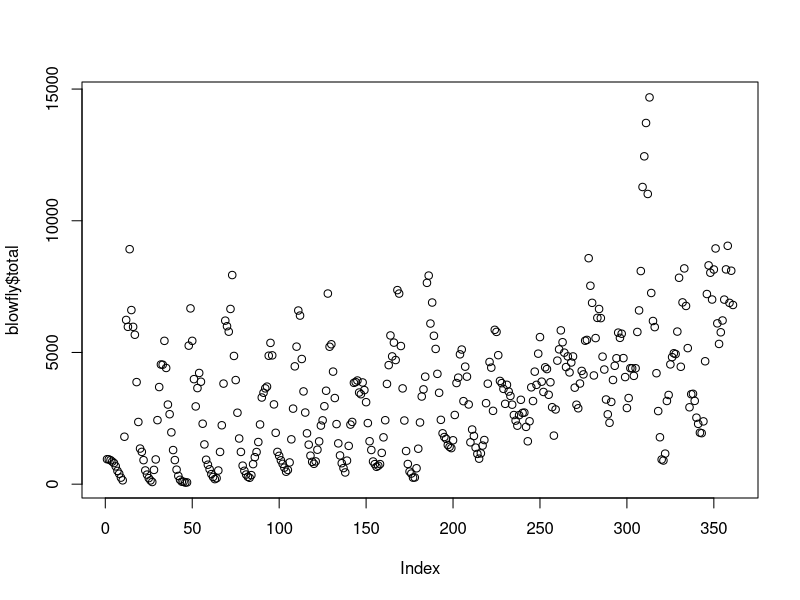
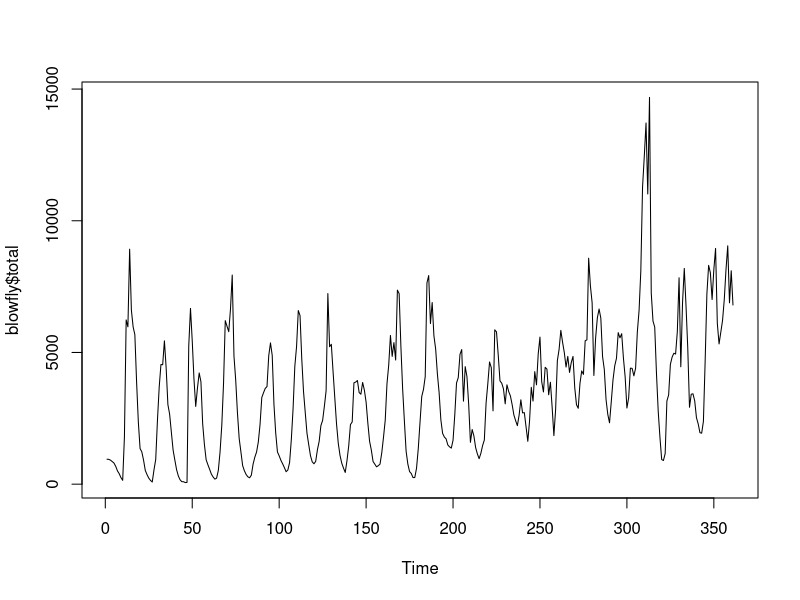
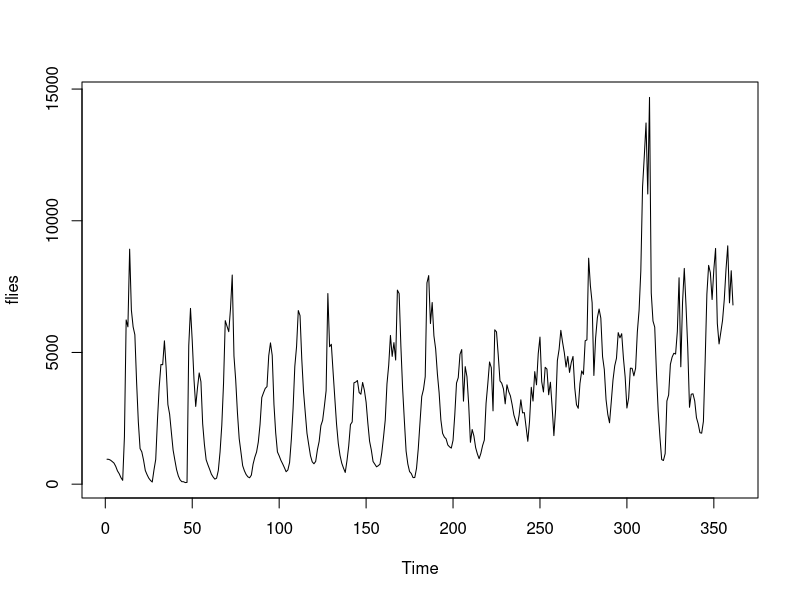
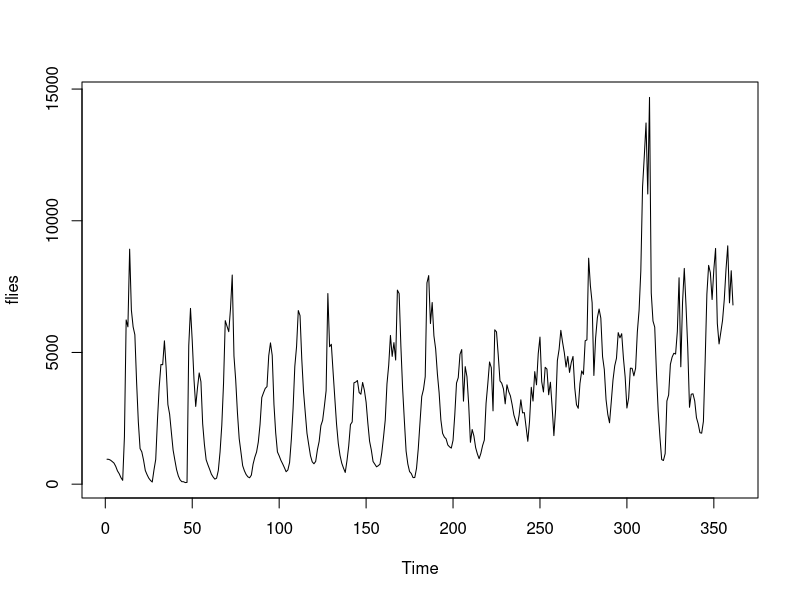
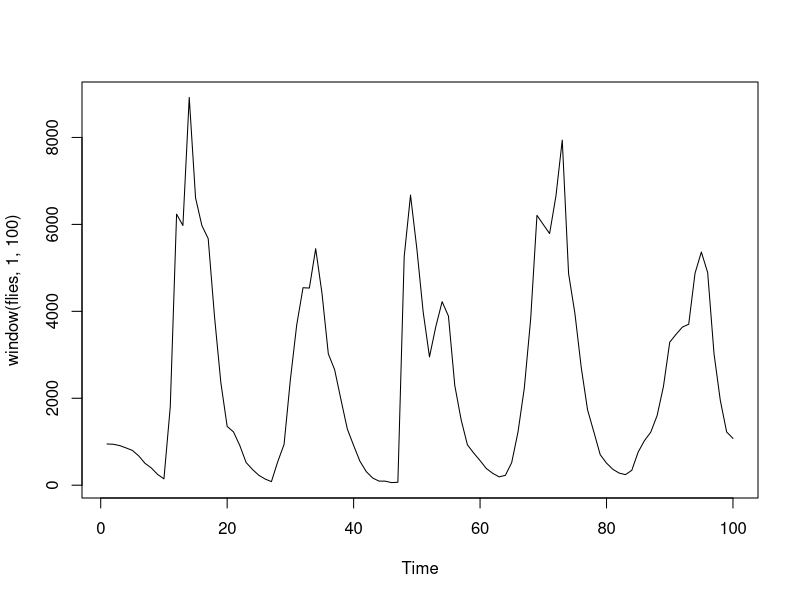
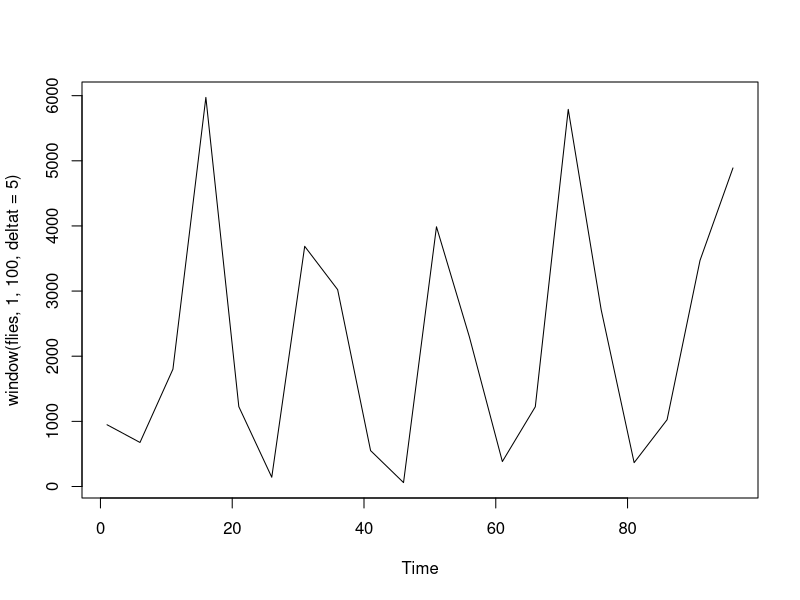
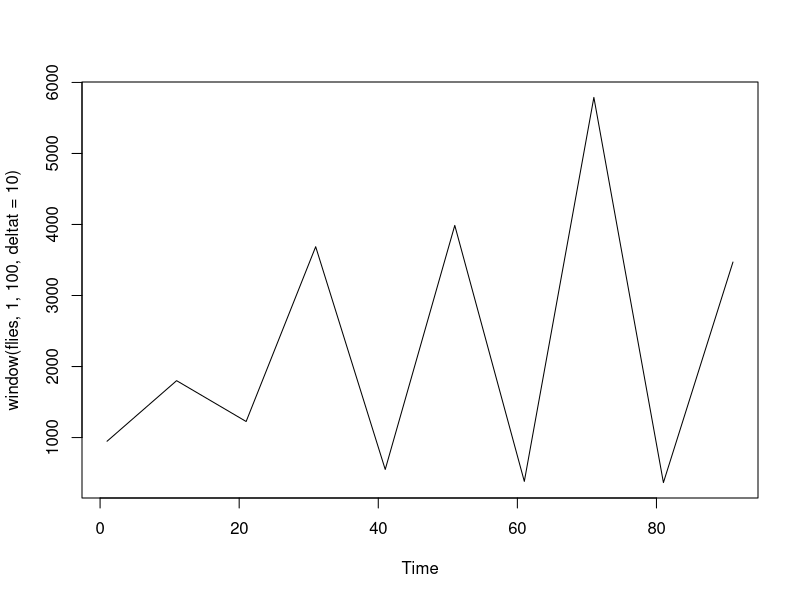
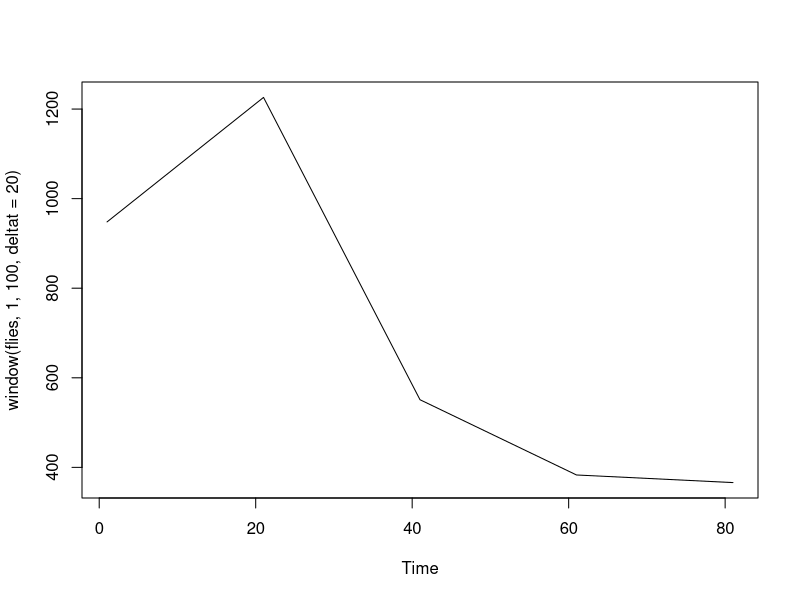

Generate these figures, in order, with R:
## ---- chunk 1
library(magrittr) # for the pipes
# install.packages("magrittr") if not installed
## ---- chunk 2
blowfly <- read.csv("blowfly.csv", header = T) 
str(blowfly)
## ---- chunk 3
plot(blowfly$total)
summary(blowfly$total)
## ---- chunk 4
plot.ts(blowfly$total)
## ---- chunk 5
flies <- ts(blowfly$total)
class(flies)
typeof(flies)
## ---- chunk 6
plot(flies)
## ---- chunk 7
plot(flies)
## ---- chunk 8
plot(window(flies, 1, 100))
plot(window(flies, 1, 100, deltat = 5))
plot(window(flies, 1, 100, deltat = 10))
plot(window(flies, 1, 100, deltat = 20))
## ---- chunk 9
w <- rnorm(500, 0, 1) # this is actually a perfect white noise
rw <- cumsum(rnorm(100, 0, 1))
rwd <- cumsum(rnorm(200, 0, 1) + 0.05) # random walk with drift
sine.wn <- sin(1:200 / 5) + rnorm(200, mean = 20, sd = 1.5) + seq(0, 3, length.out = 200)
Z <- rnorm(250, 0, 1)
Y <- numeric(250)
Y[1] <- Z[1]
for (i in 2:250) Y[i] <- -0.5 * Y[i - 1] + Z[i]
## ---- chunk 10
par(mfrow = c(2, 2))

plot.ts(w)
plot.ts(rwd)
plot.ts(sine.wn)
plot.ts(Y)

par(mfrow = c(1, 1))
## ---- chunk 11
plot(flies[1:350], flies[2:351])
## ---- chunk 12
# lag=2
plot(flies[1:350], flies[3:352])
# lag=3
plot(flies[1:350], flies[4:353])
## ---- chunk 13
lag.plot(flies, lag = 8, layout = c(2, 4), diag = T)
## ---- chunk 14
lag.plot(flies, lags = 8, set.lags = 9:16, layout = c(2, 4), diag = T)
## ---- chunk 15
acf(flies)
## ---- chunk 16
a <- acf(flies, plot = F)
## ---- chunk 17
a$acf %>% head(10) # for the actual factors
## ---- chunk 18
acf(flies)
## ---- chunk 19
acf(flies, lag.max = 360, col = "red")
## ---- chunk 20
acf(flies, lag.max = 360, col = "red")
## ---- chunk 21
par(mfrow = c(2, 1))

plot(flies, main = NULL)
acf(flies, lag.max = 360, main = NULL)

par(mfrow = c(1, 1))
## ---- chunk 22
acf(flies, type = "covariance")$acf %>% head(10)
## ---- chunk 23
# Autocorrelation Coefficients
acc <- a$acf %>% head(12) %>% round(2)
# Partial Autocorrelation Coefficients
partial.acc <- pacf(flies, plot = F) %>% .$acf %>% head(12) %>% round(2)

plot(1:12, acc, xlab = "Lag", ylab = "Coefficient")
points(1:12, partial.acc, col = "green")
lines(1:12, rep(0, 12))
legend("topright", c("ac coefficients", "Partial ac coeffients"), col = c("black", "green"), pch = c(1, 1))

pacf(flies)
## ---- chunk 24
plot(blowfly, lower.panel = NULL)
## ---- chunk 25
blowfly %>% ts() -> bf
plot(bf)


blowfly$eggs %>% ts() -> eggs
blowfly$nonemerging %>% ts() -> nonemerging
blowfly$emerging %>% ts() -> emerging

# ccf(eggs,flies)

ccf(nonemerging, flies)
ccf(emerging, flies)
ccf(eggs, flies)
## ---- chunk 26
spectrum(flies, main = "")
## ---- chunk 27
spec <- spectrum(flies)

(spec$spec) %>% which.max() -> maxloc # where's the maximal value ?
max.freq <- (spec$freq)[maxloc] # what's the maximal value ?
max.freq
plot(spec, main = "")
abline(v = max.freq, col = "red", lwd = 2)

1 / max.freq
## ---- chunk 28
first <- ts(flies[1:200])
second <- ts(flies[201:361])
par(mfrow = c(1, 2))
plot(first, ylim = c(0, 14000))
plot(second)
par(mfrow = c(1, 1))
## ---- chunk 29
par(mfrow = c(2, 2))
acf(first)
acf(second)
pacf(first)
pacf(second)
par(mfrow = c(1, 1))
## ---- chunk 30
firstX <- 1:length(first)
first.lm <- lm(first ~ firstX)
first.detrended <- first - predict(first.lm)

secondX <- 1:length(second)
second.lm <- lm(second ~ secondX)
second.detrended <- second - predict(second.lm)

par(mfrow = c(2, 2))
plot(first)
lines(first.lm$fitted.values, col = "red")
plot(second)
lines(second.lm$fitted.values, col = "blue")

plot.ts(first.detrended) # reminder Q: why plot.ts ?
plot.ts(second.detrended)
par(mfrow = c(1, 1))
## ---- chunk 31
first.lm$coefficients
second.lm$coefficients
## ---- chunk 32
par(mfrow = c(2, 2))
acf(first.detrended)
acf(second.detrended)
pacf(first.detrended)
pacf(second.detrended)
par(mfrow = c(1, 1))
## ---- chunk 33
par(mfrow = c(2, 1))
plot(flies)
flies %>% diff() %>% plot()
par(mfrow = c(1, 1))
## ---- chunk 34
first.diff <- diff(first)
second.diff <- diff(second)


par(mfrow = c(3, 2))
plot(first)
lines(first.lm$fitted.values, col = "red")
plot(second)
lines(second.lm$fitted.values, col = "blue")

plot.ts(first.detrended) # reminder Q: why plot.ts ?
plot.ts(second.detrended)

plot(first.diff)
plot(second.diff)

par(mfrow = c(1, 1))
## ---- chunk 35
par(mfrow = c(3, 2))

plot(first)
plot(second)

acf(first.detrended, main = "")
acf(second.detrended, main = "")

acf(first.diff, main = "")
acf(second.diff, main = "")
par(mfrow = c(1, 1))
## ---- chunk 36
w <- ts(w)
rwd <- ts(rwd)
sine.wn <- ts(sine.wn)
Y <- ts(Y)

plot(w)
plot(rwd)
plot(sine.wn)
plot(Y)
## ---- chunk 37
par(mfrow = c(2, 2))

plot(window(w, 100, 200))
plot(window(w, 100, 150))
plot(window(w, 100, 125))

par(mfrow = c(1, 1))
## ---- chunk 38
par(mfrow = c(3, 1))

v <- filter(w, sides = 2, filter = rep(1, 3) / 3)
plot(w)
lines(v, col = "red")

rwd.s <- filter(rwd, sides = 2, filter = rep(1, 3) / 3)
plot(rwd)
lines(rwd.s, col = "red")

sine.wn.s <- filter(sine.wn, sides = 2, filter = rep(1, 3) / 3)
plot(sine.wn)
lines(sine.wn.s, col = "red")

Y.s <- filter(Y, sides = 2, filter = rep(1, 3) / 3)
plot(Y)
lines(Y.s, col = "red")

par(mfrow = c(1, 1))
## ---- chunk 39
v <- filter(w, sides = 2, filter = rep(1, 9) / 9)
plot(w)
lines(v, col = "red")

rwd.s <- filter(rwd, sides = 2, filter = rep(1, 9) / 9)
plot(rwd)
lines(rwd.s, col = "red")

sine.wn.s <- filter(sine.wn, sides = 2, filter = rep(1, 9) / 9)
plot(sine.wn)
lines(sine.wn.s, col = "red")


Y.s <- filter(Y, sides = 2, filter = rep(1, 9) / 9)
plot(Y)
lines(Y.s, col = "red")
## ---- chunk 40
v <- filter(w, sides = 2, filter = rep(1, 15) / 15)
plot(w)
lines(v, col = "red")

rwd.s <- filter(rwd, sides = 2, filter = rep(1, 15) / 15)
plot(rwd)
lines(rwd.s, col = "red")

sine.wn.s <- filter(sine.wn, sides = 2, filter = rep(1, 15) / 15)
plot(sine.wn)
lines(sine.wn.s, col = "red", lwd = 3)


Y.s <- filter(Y, sides = 2, filter = rep(1, 15) / 15)
plot(Y)
lines(Y.s, col = "red")
## ---- chunk 41
t <- 1:length(sine.wn)

plot(sine.wn)
lines(sine.wn.s, col = "red", lwd = 3)
lines(ksmooth(t, sine.wn, "normal", bandwidth = 5), col = "blue", lwd = 2)

plot(sine.wn)
lines(sine.wn.s, col = "red", lwd = 3)
lines(ksmooth(t, sine.wn, "normal", bandwidth = 10), col = "blue", lwd = 2)

plot(sine.wn)
lines(sine.wn.s, col = "red", lwd = 3)
lines(ksmooth(t, sine.wn, "normal", bandwidth = 20), col = "blue", lwd = 2)
## ---- chunk 42
t <- 1:length(sine.wn)

# smoothing paraeter=0.1
plot(sine.wn)
lines(sine.wn.s, col = "red", lwd = 3)
lines(smooth.spline(t, sine.wn, spar = 0.1), col = "blue", lwd = 2)

# smoothing paraeter=1
plot(sine.wn)
lines(sine.wn.s, col = "red", lwd = 3)
lines(smooth.spline(t, sine.wn, spar = 1), col = "blue", lwd = 2)

# smoothing paraeter=0.7
plot(sine.wn)
lines(sine.wn.s, col = "red", lwd = 3)
lines(smooth.spline(t, sine.wn, spar = 0.7), col = "blue", lwd = 2)
## ---- chunk 43
t <- 1:length(flies)

plot(flies)
lines(ksmooth(t, flies, "normal", bandwidth = 5), col = "blue", lwd = 2)

# spline smoothing smoothing paraeter=0.4
plot(flies)
lines(smooth.spline(t, flies, spar = 0.4), col = "blue", lwd = 2)
## ---- chunk 44
par(mfrow = c(3, 1))
plot(w)
acf(w, main = "")
spectrum(w, main = "")
par(mfrow = c(1, 1))
## ---- chunk 45
par(mfrow = c(3, 1))
plot(ts(rw))
acf(rw, main = "")
spectrum(rw, main = "")
par(mfrow = c(1, 1))
## ---- chunk 46
rw <- cumsum(rnorm(100, 0, 1))
par(mfrow = c(3, 1))
plot(ts(rw))
acf(rw, main = "")
spectrum(rw, main = "")
par(mfrow = c(1, 1))
## ---- chunk 47
par(mfrow = c(3, 1))
plot(Y)
acf(Y)
pacf(Y, main = "")
par(mfrow = c(1, 1))
